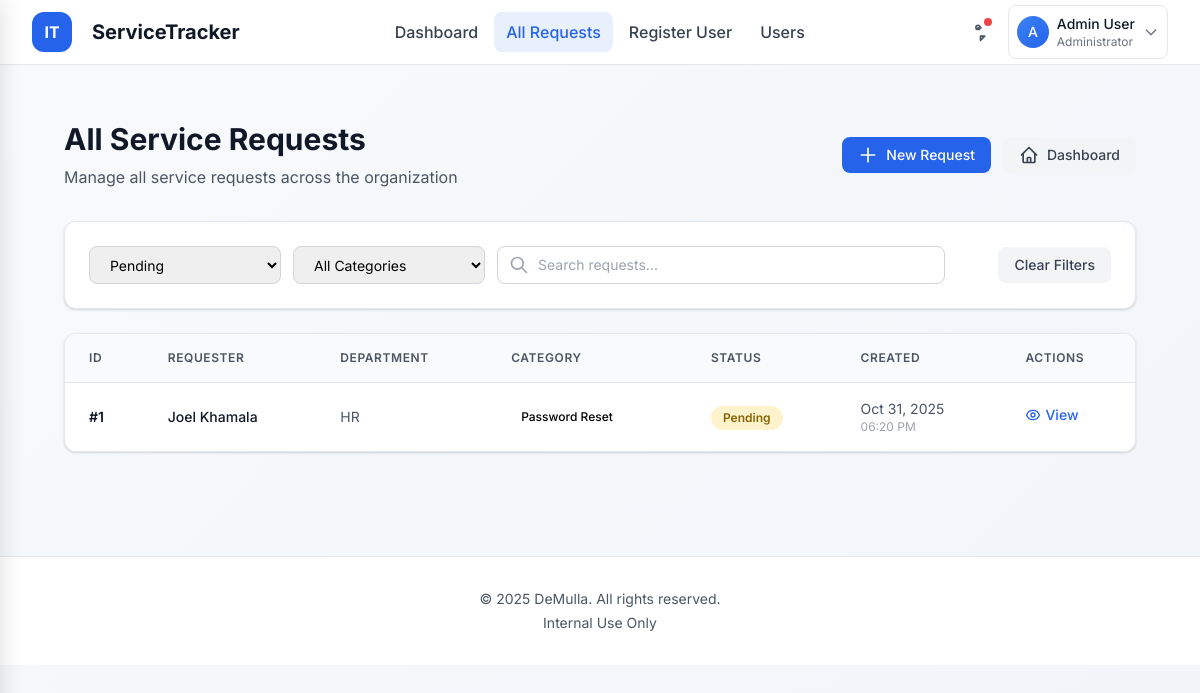
/requests/?status=Pending (signed in), run on an earlier commit of the app's database.
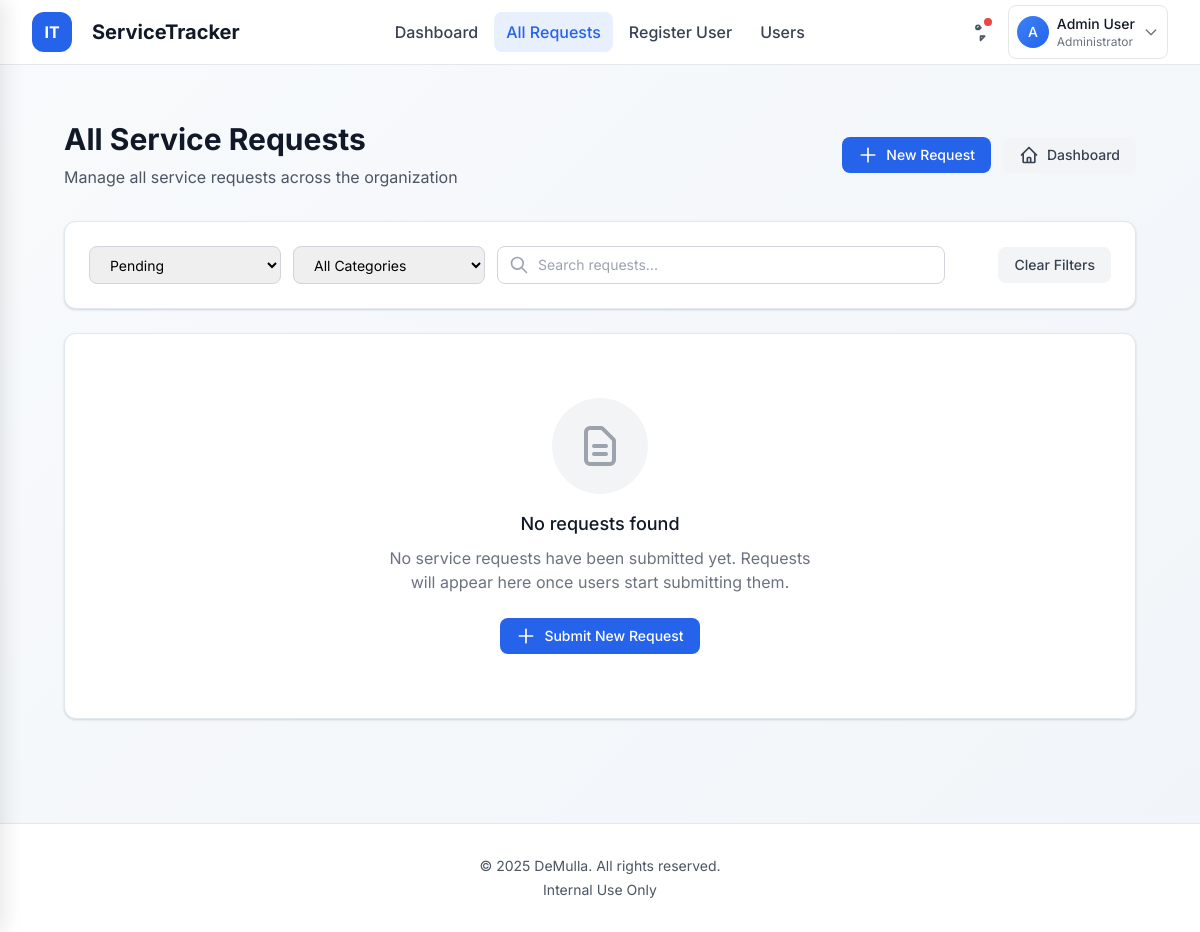
And on a later commit of the database.
### requests_app/models.py (models this page shows, shortened)
class ServiceRequest(models.Model):
    STATUS_CHOICES = [
        ('Pending', 'Pending'),
        ('In Progress', 'In Progress'),
        ('Resolved', 'Resolved'),
    ]
    CATEGORY_CHOICES = [
        ('Password Reset', 'Password Reset'),
        ('Printer Issue', 'Printer Issue'),
        ('Software Installation', 'Software Installation'),
        ('Network Problem', 'Network Problem'),
        ('Other', 'Other'),
    ]
    requester_name = models.CharField(max_length=150)
    department = models.CharField(max_length=100)
    category = models.CharField(max_length=100, choices=CATEGORY_CHOICES)
    description = models.TextField()
    status = models.CharField(max_length=20, choices=STATUS_CHOICES, default='Pending')
    created_at = models.DateTimeField(default=timezone.now)
    updated_at = models.DateTimeField(auto_now=True)
    resolved_at = models.DateTimeField(null=True, blank=True)
    resolved_by = models.ForeignKey(User, on_delete=models.SET_NULL, null=True, blank=True, related_name='resolved_requests')

### requests_app/views.py (the view)
# urls.py: path('requests/', views.list_requests, name='list_requests'),
@login_required
def list_requests(request):
    if not request.user.is_staff:
        return redirect('requests_app:my_requests')
    qs = ServiceRequest.objects.order_by('-created_at')
    total_count = qs.count()
    pending_count = qs.filter(status='Pending').count()
    in_progress_count = qs.filter(status='In Progress').count()
    resolved_count = qs.filter(status='Resolved').count()
    status = request.GET.get('status')
    if status:
        qs = qs.filter(status=status)
    return render(request, 'requests_list.html', {
        'requests': qs,
        'user': request.user,
        'is_my_requests': False,
        'total_count': total_count,
        'pending_count': pending_count,
        'in_progress_count': in_progress_count,
        'resolved_count': resolved_count,
    })

### requests_app/templates/requests_list.html (shortened to what the changed rows need)
{% extends "base.html" %}
{% load static %}
{% block content %}
<div class="max-w-7xl mx-auto px-4 sm:px-6 lg:px-8 py-8">
  <div class="flex flex-col sm:flex-row sm:items-center sm:justify-between mb-8">
    <div class="mb-4 sm:mb-0">
      <h1 class="text-3xl font-bold text-gray-900">
        {% if is_my_requests %}My Service Requests{% else %}All Service Requests{% endif %}
      </h1>
    </div>
  </div>
  <div class="card bg-white rounded-xl shadow-sm overflow-hidden">
    {% if requests %}
    <div class="overflow-x-auto">
      <table class="min-w-full divide-y divide-gray-200">
        <thead class="bg-gray-50">
          <tr>
            <th class="px-6 py-4 text-left text-xs font-semibold text-gray-600 uppercase tracking-wider">ID</th>
            {% if user.is_staff and not is_my_requests %}
            <th class="px-6 py-4 text-left text-xs font-semibold text-gray-600 uppercase tracking-wider">Requester</th>
            {% endif %}
            <th class="px-6 py-4 text-left text-xs font-semibold text-gray-600 uppercase tracking-wider">Department</th>
            <th class="px-6 py-4 text-left text-xs font-semibold text-gray-600 uppercase tracking-wider">Category</th>
            <th class="px-6 py-4 text-left text-xs font-semibold text-gray-600 uppercase tracking-wider">Status</th>
            <th class="px-6 py-4 text-left text-xs font-semibold text-gray-600 uppercase tracking-wider">Created</th>
            <th class="px-6 py-4 text-left text-xs font-semibold text-gray-600 uppercase tracking-wider">Actions</th>
          </tr>
        </thead>
        <tbody class="divide-y divide-gray-200 bg-white">
          {% for req in requests %}
          <tr class="hover:bg-gray-50 transition-colors duration-150 request-row"
              data-status="{{ req.status }}"
              data-category="{{ req.category }}"
              data-search="{{ req.id }} {{ req.requester_name }} {{ req.department|default:'' }} {{ req.category }} {{ req.status }} {{ req.created_at|date:'M d, Y' }}">
            <td class="px-6 py-4 whitespace-nowrap">
              <div class="text-sm font-semibold text-gray-900">#{{ req.id }}</div>
            </td>
            {% if user.is_staff and not is_my_requests %}
            <td class="px-6 py-4 whitespace-nowrap">
              <div class="text-sm font-medium text-gray-900">{{ req.requester_name }}</div>
            </td>
            {% endif %}
            <td class="px-6 py-4 whitespace-nowrap">
              <div class="text-sm text-gray-600">{{ req.department|default:"-" }}</div>
            </td>
            <td class="px-6 py-4 whitespace-nowrap">
              <div class="flex items-center">
                <span class="category-badge category-{{ req.category|lower|slugify }} text-xs font-medium px-2.5 py-0.5 rounded-full">
                  {{ req.category }}
                </span>
              </div>
            </td>
            <td class="px-6 py-4 whitespace-nowrap">
              <span class="status-badge status-{{ req.status|lower|slugify }} text-xs font-semibold px-3 py-1 rounded-full">
                {{ req.status }}
              </span>
            </td>
            <td class="px-6 py-4 whitespace-nowrap">
              <div class="text-sm text-gray-600">{{ req.created_at|date:"M d, Y" }}</div>
              <div class="text-xs text-gray-400">{{ req.created_at|date:"h:i A" }}</div>
            </td>
            <td class="px-6 py-4 whitespace-nowrap">
              <a href="{% url 'requests_app:detail_request' req.id %}"
                 class="btn-view inline-flex items-center text-sm font-medium text-blue-600 hover:text-blue-900">
                View
              </a>
            </td>
          </tr>
          {% endfor %}
        </tbody>
      </table>
    </div>
    {% else %}
    <div class="text-center py-16">
      <div class="mx-auto w-24 h-24 bg-gray-100 rounded-full flex items-center justify-center mb-4">
        <svg class="w-12 h-12 text-gray-400" fill="none" stroke="currentColor" viewBox="0 0 24 24">
          <path stroke-linecap="round" stroke-linejoin="round" stroke-width="2" d="M9 12h6m-6 4h6m2 5H7a2 2 0 01-2-2V5a2 2 0 012-2h5.586a1 1 0 01.707.293l5.414 5.414a1 1 0 01.293.707V19a2 2 0 01-2 2z"/>
        </svg>
      </div>
      <h3 class="text-lg font-medium text-gray-900 mb-2">No requests found</h3>
      <p class="text-gray-500 mb-6 max-w-md mx-auto">
        {% if is_my_requests %}
          You haven't submitted any service requests yet. Create your first request to get started.
        {% else %}
          No service requests have been submitted yet. Requests will appear here once users start submitting them.
        {% endif %}
      </p>
      <a href="{% url 'requests_app:submit_request' %}" class="btn-primary inline-flex items-center px-4 py-2 text-sm font-medium">
        <svg class="w-5 h-5 mr-2" fill="none" stroke="currentColor" viewBox="0 0 24 24">
          <path stroke-linecap="round" stroke-linejoin="round" stroke-width="2" d="M12 4v16m8-8H4"/>
        </svg>
        Submit New Request
      </a>
    </div>
    {% endif %}
  </div>
</div>
{% endblock %}

What changed in the data, as far as the page shows it:
no longer on this page (row edited): ServiceRequest: id "1", requester_name "Joel Khamala", department "HR", category "Password Reset", status "Pending", created_at "Oct 31, 2025", created_at "06:20 PM"
Also different on the page:
text no longer shown: "ID REQUESTER DEPARTMENT CATEGORY STATUS CREATED ACTIONS"
text now shown: "No requests found No service requests have been submitted yet. Requests will appear here once users start submitting them. Submit New Request"
